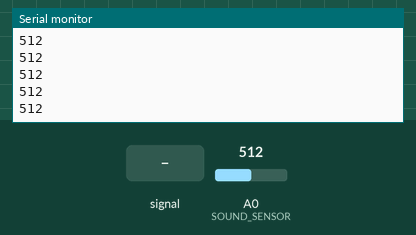
The sketch below on a simulated Arduino Uno, built with avr-gcc and run on an emulated ATmega328P. Shown: the last lines printed to the serial monitor. Inputs (shaded band) come from the test bench; at power-on: A0 (SOUND_SENSOR) = 512.

Above: at 1.2 s.
1.3 s: A0 (SOUND_SENSOR) fed a 200 Hz sine of ±81 counts around its level
At 2.2 s:
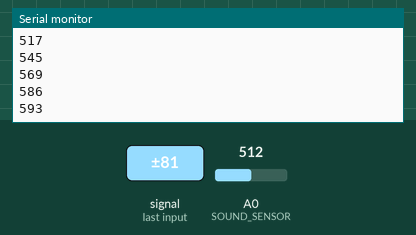
2.8 s: A0 (SOUND_SENSOR) set to 716
At 3.4 s:
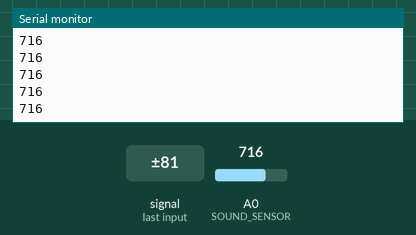
4.3 s: A0 (SOUND_SENSOR) fed a 1000 Hz sine of ±255 counts around its level
5.8 s: A0 (SOUND_SENSOR) set to 511
At 6.8 s:
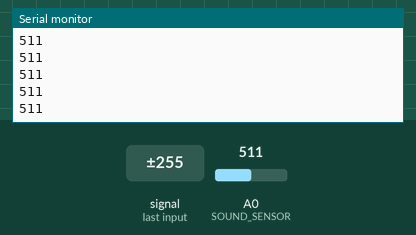
Timing chart, 0 to 8.3 s (numbered marks = the images above; inputs shaded):
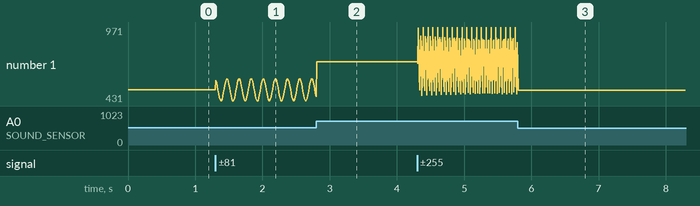

The sketch:

GatherSamples.ino
```cpp
/*macro definitions of the sound sensor and the LED*/
#define SOUND_SENSOR A0
#define THRESHOLD_VALUE 400 //The threshold to turn the led on 400.00*5/1024 = 1.95v


void setup()
{
  Serial.begin(115200);
  pins_init();
}


void loop()
{
  int sensorValue = analogRead(SOUND_SENSOR);//use A0 to read the electrical signal


  //send data to raspberry
  if( sensorValue > THRESHOLD_VALUE)
  {
    //Serial.print("time = ");
    //Serial.print(millis());
    //Serial.print( " , sensor value = " );

    Serial.println(sensorValue);
  }

  delay(10);
}


void pins_init()
{
  pinMode(SOUND_SENSOR, INPUT);
}
```

Measured:
- after the input at 1.3 s, the serial monitor: prints a new line at once (image 1)
- plotted number 1: 512 → 462 after the input at 1.3 s
